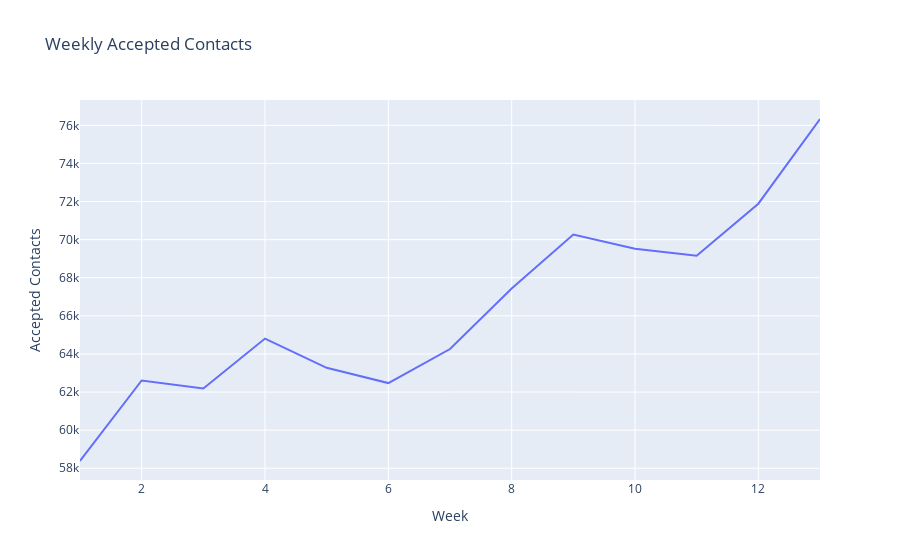

Here is the notebook cell this chart was saved with:
### Code cell
fig = px.line(accpted, x="Week", y='Accepted Contacts', title = 'Weekly Accepted Contacts')
fig.show()

### Figure 1 — Plotly figure (JSON) as saved in the notebook; plotly's stock layout.template omitted (floating-point values rounded to 4 significant figures)
{"data": [{"hovertemplate": "Week=%{x}<br>Accepted Contacts=%{y}<extra></extra>", "legendgroup": "", "line": {"color": "#636efa", "dash": "solid"}, "marker": {"symbol": "circle"}, "mode": "lines", "name": "", "orientation": "v", "showlegend": false, "type": "scatter", "x": [1, 2, 3, 4, 5, 6, 7, 8, 9, 10, 11, 12, 13], "xaxis": "x", "y": [58382, 62609, 62190, 64808, 63274, 62472, 64259, 67435, 70263, 69524, 69152, 71885, 76331], "yaxis": "y"}], "layout": {"legend": {"tracegroupgap": 0}, "title": {"text": "Weekly Accepted Contacts"}, "xaxis": {"anchor": "y", "domain": [0, 1], "title": {"text": "Week"}}, "yaxis": {"anchor": "x", "domain": [0, 1], "title": {"text": "Accepted Contacts"}}}}
